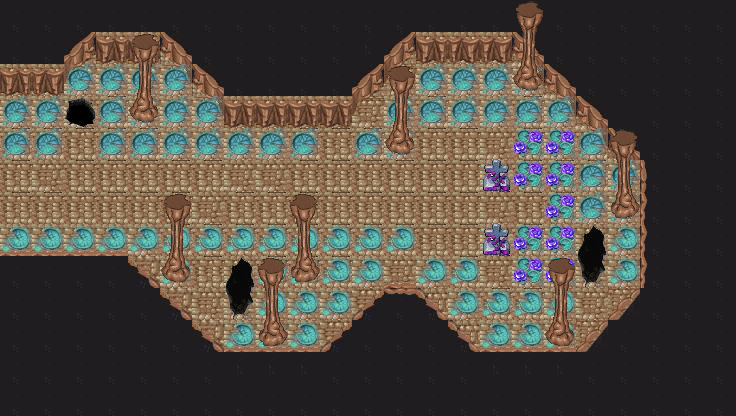

This game map was drawn from its Tiled (.tmx) file and the tilesets committed beside it. A one-line description and the trimmed map source follow:
An orthogonal 23x13 tile map with 32x32 px tiles, 5 tile layers (Background, InvWall, Walls, Lilies, ...), 5 tilesets.

<map version="1.0" orientation="orthogonal" renderorder="right-down" width="23" height="13" tilewidth="32" tileheight="32" nextobjectid="1">
 <tileset firstgid="1" name="BrownCave" tilewidth="32" tileheight="32" tilecount="64" columns="8">
  <image source="BrownCave.png" width="256" height="256" />
 </tileset>
 <tileset firstgid="65" name="withSlantBorders" tilewidth="32" tileheight="32" tilecount="1050" columns="30">
  <image source="withSlantBorders.jpg" width="960" height="1120" />
 </tileset>
 <tileset firstgid="1115" name="Objects" tilewidth="32" tileheight="32" tilecount="256" columns="16">
  <image source="Objects.png" width="512" height="512" />
 </tileset>
 <tileset firstgid="1371" name="de1bfc75fed88b89528121f18c837076" tilewidth="32" tileheight="32" tilecount="256" columns="16">
  <image source="de1bfc75fed88b89528121f18c837076.png" width="512" height="512" />
 </tileset>
 <tileset firstgid="1627" name="uppertile" tilewidth="32" tileheight="32" tilecount="1" columns="1">
  <image source="uppertile.png" width="37" height="33" />
 </tileset>
 <layer name="Background" width="23" height="13">
  <data>[299 cells, 299 non-empty, 5 distinct tile ids]</data>
 </layer>
 <layer name="InvWall" width="23" height="13">
  <properties>
   <property name="blocked" type="bool" value="true" />
  </properties>
  <data>[299 cells, 32 non-empty, 1 distinct tile ids]</data>
 </layer>
 <layer name="Walls" width="23" height="13">
  <properties>
   <property name="blocked " type="bool" value="true" />
  </properties>
  <data>[299 cells, 60 non-empty, 27 distinct tile ids]</data>
 </layer>
 <layer name="Lilies" width="23" height="13">
  <data>[299 cells, 82 non-empty, 4 distinct tile ids]</data>
 </layer>
 <layer name="Objects" width="23" height="13">
  <data>[299 cells, 29 non-empty, 9 distinct tile ids]</data>
 </layer>
</map>
